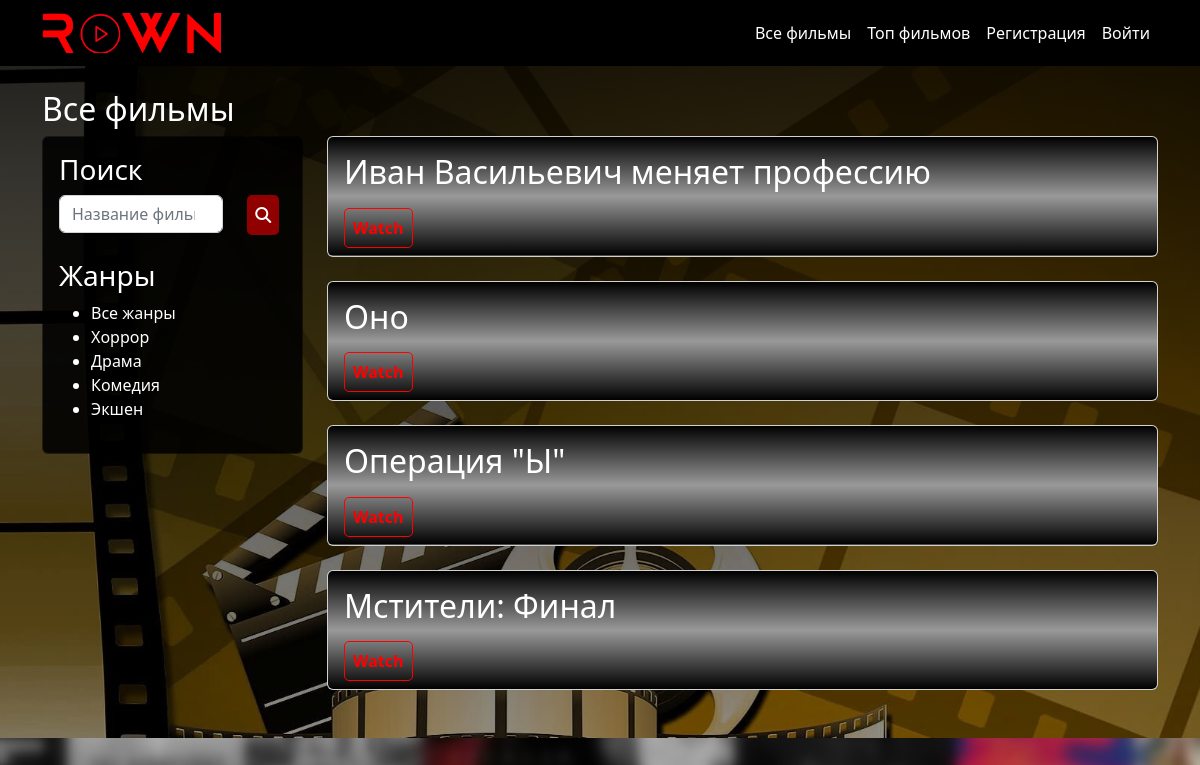
/movies/all/, run on the app's committed database.
### krownApp/models.py (models this page shows, shortened)
class Genre(models.Model):
    genreName = models.CharField("Genre", max_length=255)
    slug = models.SlugField(unique=True, blank=True, editable=False)

class Movie(models.Model):
    movieName = models.CharField("Movie name", max_length=255)
    genre = models.ForeignKey(Genre, on_delete=models.CASCADE, verbose_name="Genre")
    year = models.IntegerField("Year")
    producer = models.CharField("Producer", max_length=255)
    cover = models.CharField("Link to cover", max_length=500)
    poster = models.CharField("Link to poster", max_length=500)
    isTop = models.BooleanField("Is Top", default=False)
    isRecommended = models.BooleanField("Is Recommended", default=False)
    description = models.TextField("Description")
    rating = models.FloatField("Rating")
    movieLink = models.CharField("Link to movie", max_length=500)

### krownApp/views.py (the view)
# urls.py: path('movies/all/', views.allMovies, name='allMovies'),
def allMovies(request, slug=None):
    genre = None
    movies = Movie.objects.all()
    genres = Genre.objects.all()
    searchData = request.GET.get('search')
    if searchData:
        movies = Movie.objects.filter(Q(movieName__icontains=searchData) | Q(description__icontains=searchData))
    if slug:
        genre = get_object_or_404(Genre, slug=slug)
        movies = movies.filter(genre=genre)
    return render(request, "user/all-movies.html", {
        'movies': movies,
        'genres': genres,
        'genre': genre
    })

### krownApp/templates/user/all-movies.html (shortened to what this page needs)
{% extends "../base.html" %}
{% block content %}
<div style="padding: 24px; background: linear-gradient(rgba(0, 0, 0, 0.9), rgba(0, 0, 0, 0.4)), url(../../static/img/image.jpg); background-size: cover; background-attachment: fixed; background-position: center;">
<div class="top-ten">
  <div class="container" style="color: black;">
    <h2 style="color: #ffffff;">Все фильмы</h2>
    <div class="row">
      <div class="col-md-3">
        <div class="card" style="background:rgba(0, 0, 0, 0.4); color: white;">
          <div class="card-body" style="background:rgba(0, 0, 0, 0.8); border: none; border-radius: 5px;">
            <h3>Поиск</h3>
            <form class="mb-4" action="{% url 'allMovies' %}">
              <div class="row">
                <div class="col-9">
                  <form>
                    <input type="search" name="search" class="form-control" placeholder="Название фильма, описание и т.д.">
                  </form>
                </div>
                <div class="col-3"><button type="submit" class="butt-purp"><i class="fa-solid fa-magnifying-glass"></i></button></div>
              </div>
            </form>
            <h3>Жанры</h3>
            <ul>
              <li><a href="{% url 'allMovies' %}" style="text-decoration: none; color: #ffffff;">Все жанры</a></li>
              {% for genre in genres %}
              <li><a href="{% url 'filterMovies' slug=genre.slug %}" style="text-decoration: none; color: #ffffff;">{{ genre.genreName }}</a></li>
              {% endfor %}
            </ul>
          </div>
        </div>
      </div>
      <div class="col-md-9">
        {% for movie in movies %}
        <div class="card mb-4">
          <div class="card-body" id="moviecrd" style=" color: #ffffff; background: linear-gradient(rgba(0, 0, 0, 1), rgba(0, 0, 0, 0.4), rgba(0, 0, 0, 1)), url({{ movie.cover }}); background-size: cover; background-position: center; border-radius: 5px;">
            <h2 class="mb-4">{{ movie.movieName }}</h2>
            <a href="{% url 'movieDetail' pk=movie.pk %}" class="butt-out-purp">Watch</a>
          </div>
        </div>
        {% endfor %}
      </div>
    </div>
  </div>
</div>
</div>
{% endblock %}

### krownApp/static/css/style.css (style rules this page uses)
.butt-out-purp { font-weight: 600; padding: 8px; color: red; background: rgba(0, 0, 0, 0.0); border-radius: 5px; border: 1px solid red; text-decoration: none; transition: 300ms; }
.butt-purp { text-decoration: none; background: rgba(144, 0, 0, 1); border: none; border-radius: 5px; font-weight: 600; padding: 8px; color: white; transition: 300ms; }

### data on the page
Genre: genreName "Хоррор"
Genre: genreName "Драма"
Genre: genreName "Комедия"
Genre: genreName "Экшен"
Movie: movieName "Иван Васильевич меняет профессию"
Movie: movieName "Оно"
Movie: movieName "Операция \"Ы\""
Movie: movieName "Мстители: Финал"
